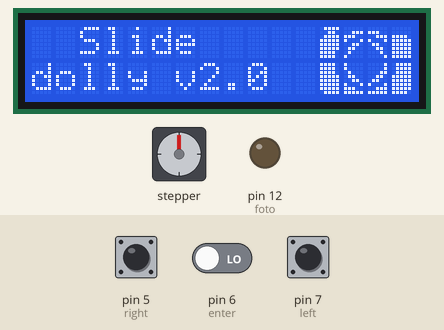
Recording of a sketch running on a simulated Arduino Uno, built with avr-gcc and run on an emulated ATmega328P. On the bench: 16×2 character LCD, stepper motor, output pins drawn as LEDs (lit = HIGH). Dashed ring = blinking. The test bench sets the inputs (shaded band); at power-on: pin 6 (enter) LOW, pin 5 (right) LOW, pin 7 (left) LOW. Stepper angles assume 200 steps per turn.

Above: at 2.7 s.
At 6.0 s:
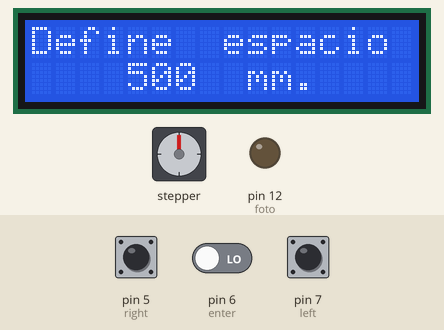
6.1 s: pin 6 (enter) driven HIGH
At 6.47 s:
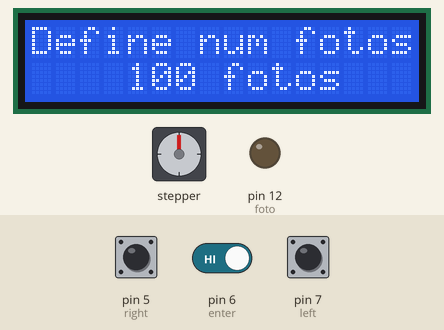
8.6 s: pin 6 (enter) driven LOW
At 8.6 s:
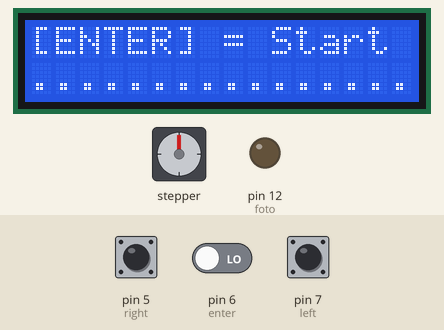
10.1 s: pin 6 (enter) driven HIGH
At 10.39 s:
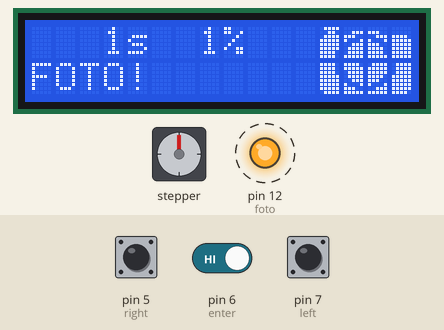
Timing chart, 0 to 29.1 s (numbered marks = the images above; inputs shaded):
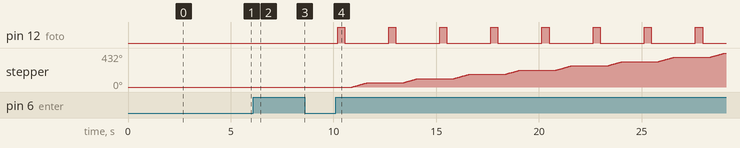

The sketch:

Main.ino
```cpp
/*
 Dolly lapse
 by XavierGP
https://xaviergp.blogspot.com/2013/11/slide-dolly-electronica-y-arduino.html
 */

// define the pins used
#include <Wire.h>    // Comes with Arduino IDE
#include <Stepper.h> // incluimos la Stepper library
#include <LiquidCrystal_I2C.h>
#define motorStepsX 200 // Pasos motor X 360º/1.8º
int left = 7;
int right = 5;
int enter = 6;
int espacio = 500;     // recorrido dolly
int minutos_secuencia; // Variable pre definida
int minimo_minutos_secuencia;
float segundos_secuencia = minutos_secuencia * 60;
int paso;
float posicion_actual;
int foto = 12;  // salida remoto camara
int shot = 100; //variable pre definida
float tiempo_reloj;
int a = 0; // bucles
float porcentaje;

Stepper myStepperX(motorStepsX, 8, 9, 10, 11); // libreria motor X   3,13,12,11
LiquidCrystal_I2C lcd(0x27, 16, 2);            // Set the LCD I2C address
void setup()
{
  pinMode(left, INPUT);
  pinMode(right, INPUT);
  pinMode(enter, INPUT);
  pinMode(foto, OUTPUT);

  lcd.init();
  myStepperX.setSpeed(12); // definimos velocidad impulsos motor
  lcd.backlight();
  lcd.setCursor(0, 0);
  lcd.print("Hello, XavierGP!");
  delay(1000);
  lcd.clear();
  logo0();
  logo1();
  lcd.setCursor(2, 0);
  lcd.print("Slide");
  delay(700);
  logo2();
  lcd.setCursor(0, 1);
  lcd.print("dolly v2.0");
  delay(700);
  logo1();
  delay(2000);
  lcd.clear();

  define_espacio();
  define_fotos();
  minutos_secuencia = (espacio / 125) + 1 + (0.02 * shot); // original minutos_secuencia=(espacio/410)+1+(0.02*shot)
  minimo_minutos_secuencia = minutos_secuencia;
  segundos_secuencia = minutos_secuencia * 60;

  define_tiempo();

  lcd.clear();
  segundos_secuencia = (minutos_secuencia * 60) / (shot + 1);
  paso = (12800 / 2000) * (espacio) / (shot); //originalment /2100

  segundos_secuencia = (segundos_secuencia - 1 - (paso * 0.075)); //original *0.024

  lcd.print("[ENTER] = Start");
  lcd.setCursor(0, 1);
  for (int k = 0; k < 16; k++)
  {
    lcd.print(".");
    delay(100);
  }

  a = 0; // provoquem pausa
  while (a == 0)
  {
    if (digitalRead(enter) == HIGH)
    {
      a = 1;
    }
  }
  lcd.clear();
  for (int i = 1; i < shot; i++)
  {

    logo0();
    logo1();
    lcd.setCursor(1, 0);
    if (i <= 99)
    {
      lcd.print(" ");
    }
    if (i <= 9)
    {
      lcd.print(" ");
    }

    lcd.print(i);
    lcd.print("s");
    lcd.setCursor(7, 0);
    lcd.print(i * 100 / shot);
    lcd.print("%");

    lcd.setCursor(0, 1);
    lcd.print("FOTO!");
    digitalWrite(foto, HIGH);
    logo2();
    delay(300);
    digitalWrite(foto, LOW);
    delay(300);
    logo1();
    lcd.setCursor(0, 1);
    lcd.print("MOVE!");
    myStepperX.step(paso);
    lcd.setCursor(0, 1);
    lcd.print("     ");
    posicion_actual = (posicion_actual + (paso * 0.165));

    for (int j = 0; j < (segundos_secuencia * 10); j++)
    {

      delay(100);
      lcd.setCursor(0, 1);
      tiempo_reloj = j * 0.1;
      if ((segundos_secuencia - tiempo_reloj) < 10)
      {
        lcd.print(" ");
      }
      lcd.print(segundos_secuencia - tiempo_reloj);
      lcd.setCursor(4, 1);
      lcd.print(char(34));
      lcd.print(" ");
      lcd.setCursor(6, 1);
      if (posicion_actual < 1000)
      {
        lcd.print(" ");
      }
      if (posicion_actual < 100)
      {
        lcd.print(" ");
      }
      lcd.print(posicion_actual, 0);
      lcd.setCursor(10, 1);
      lcd.print("mm");
    }
  }
  logo0();
  logo1();
  lcd.setCursor(0, 1);
  lcd.print("     ");
  digitalWrite(foto, HIGH);
  logo2();
  delay(500);
  digitalWrite(foto, LOW);
  delay(100);
  logo1();
  lcd.setCursor(0, 0);
  lcd.print("MotionLapse");
  lcd.setCursor(0, 1);
  lcd.print(" completo!  ");
}

void loop()
{ // ********************* loop ***********
}

void define_espacio()
{
  a = 0;
  lcd.clear();
  lcd.setCursor(0, 0);
  lcd.print("Define  espacio");
  lcd.setCursor(3, 1);
  if (espacio < 1000)
  {
    lcd.print(" ");
  }
  lcd.print(espacio);
  lcd.setCursor(9, 1);
  lcd.print("mm.");
  delay(200);
  while (a == 0)
  {
    if (digitalRead(enter) == HIGH)
    {
      a = 1;
    }
    delay(150);
    if (digitalRead(right) == HIGH)
    {
      if (espacio < 2000)
      {
        espacio = espacio + 100;
        lcd.setCursor(3, 1);
        if (espacio < 1000)
        {
          lcd.print(" ");
        }
        lcd.print(espacio);
        lcd.setCursor(7, 1);
        lcd.print("  mm.  ");
      }
    }

    if (digitalRead(left) == HIGH)
    {
      if (espacio > 100)
      {
        espacio = espacio - 100;
        lcd.setCursor(3, 1);
        if (espacio < 1000)
        {
          lcd.print(" ");
        }
        lcd.print(espacio);
        lcd.setCursor(7, 1);
        lcd.print("  mm.  ");
      }
    }
  }
}

void define_tiempo()
{
  a = 0;
  lcd.clear();
  lcd.setCursor(1, 0);
  lcd.print("Define  tiempo");
  lcd.setCursor(5, 1);
  lcd.print(minutos_secuencia);
  lcd.setCursor(8, 1);
  lcd.print("min.");
  delay(200);
  while (a == 0)
  {

    if (digitalRead(enter) == HIGH)
    {
      a = 1;
    }
    delay(150);
    if (digitalRead(right) == HIGH)
    {
      if (minutos_secuencia < 250)
      {
        minutos_secuencia = minutos_secuencia + 1;
        lcd.setCursor(4, 1);
        if (minutos_secuencia < 100)
        {
          lcd.print(" ");
        }
        lcd.print(minutos_secuencia);
        lcd.print(" min.  ");
      }
    }

    if (digitalRead(left) == HIGH)
    {
      if (minutos_secuencia > minimo_minutos_secuencia)
      {
        minutos_secuencia = minutos_secuencia - 1;
        lcd.setCursor(4, 1);
        if (minutos_secuencia < 100)
        {
          lcd.print(" ");
        }
        lcd.print(minutos_secuencia);
        lcd.print(" min.  ");
      }
    }
  }
}

void define_fotos()
{
  a = 0;
  lcd.clear();
  lcd.setCursor(0, 0);
  lcd.print("Define num fotos");
  lcd.setCursor(4, 1);
  lcd.print(shot);
  lcd.setCursor(8, 1);
  lcd.print("fotos");
  delay(200);
  while (a == 0)
  {

    if (digitalRead(enter) == HIGH)
    {
      a = 1;
    }
    delay(150);
    if (digitalRead(right) == HIGH)
    {
      if (shot < 250)
      {
        shot = shot + 1;
        lcd.setCursor(4, 1);
        if (shot < 100)
        {
          lcd.print(" ");
        }
        lcd.print(shot);
        lcd.setCursor(8, 1);
        lcd.print("fotos");
      }
    }

    if (digitalRead(left) == HIGH)
    {
      if (shot > 10)
      {
        shot = shot - 1;
        lcd.setCursor(4, 1);
        if (shot < 100)
        {
          lcd.print(" ");
        }
        lcd.print(shot);
        lcd.setCursor(8, 1);
        lcd.print("fotos");
      }
    }
  }
}

void logo0()
{
  byte logo1a[8] = {B01111, B00110, B01111, B11111, B11111, B11111, B11110, B11110};
  byte logo1d[8] = {B00000, B00000, B11110, B11111, B11111, B11111, B11111, B11111};
  byte logo1e[8] = {B11110, B11110, B11110, B11111, B11111, B11111, B11111, B01111};
  byte logo1h[8] = {B01111, B01111, B01111, B11111, B11111, B11111, B11111, B11110};
  lcd.createChar(1, logo1a);
  lcd.createChar(4, logo1d);
  lcd.createChar(5, logo1e);
  lcd.createChar(8, logo1h);
}

void logo1()
{
  byte logo1b[8] = {B00000, B00111, B11100, B10001, B00110, B01100, B01000, B10000};
  byte logo1c[8] = {B00000, B11100, B00111, B10001, B01100, B00110, B00010, B00001};
  byte logo1f[8] = {B10000, B10000, B01000, B01100, B00110, B10001, B11100, B11111};
  byte logo1g[8] = {B00001, B00001, B00011, B00110, B01100, B10001, B00111, B11111};
  byte logo1d[8] = {B00000, B00000, B11110, B11111, B11111, B11111, B11111, B11111};
  lcd.createChar(2, logo1b);
  lcd.createChar(3, logo1c);
  lcd.createChar(6, logo1f);
  lcd.createChar(7, logo1g);
  lcd.createChar(4, logo1d);
  lcd.setCursor(12, 0);
  lcd.write(1);
  lcd.setCursor(13, 0);
  lcd.write(2);
  lcd.setCursor(14, 0);
  lcd.write(3);
  lcd.setCursor(15, 0);
  lcd.write(4);
  lcd.setCursor(12, 1);
  lcd.write(5);
  lcd.setCursor(13, 1);
  lcd.write(6);
  lcd.setCursor(14, 1);
  lcd.write(7);
  lcd.setCursor(15, 1);
  lcd.write(8);
}

void logo2()
{
  byte logo1b[8] = {B00000, B00111, B11100, B10001, B00111, B01111, B01111, B11111};
  byte logo1c[8] = {B00000, B11100, B00111, B10001, B11100, B11110, B11110, B11111};
  byte logo1f[8] = {B11110, B11111, B01111, B01111, B00111, B10001, B11100, B11111};
  byte logo1g[8] = {B01111, B11111, B11111, B11110, B11100, B10001, B00111, B11111};
  byte logo1d[8] = {B00000, B00000, B11110, B11111, B11111, B11111, B11111, B11111};
  lcd.createChar(2, logo1b);
  lcd.createChar(3, logo1c);
  lcd.createChar(6, logo1f);
  lcd.createChar(7, logo1g);
  lcd.createChar(4, logo1d);
  lcd.setCursor(12, 0);
  lcd.write(1);
  lcd.setCursor(13, 0);
  lcd.write(2);
  lcd.setCursor(14, 0);
  lcd.write(3);
  lcd.setCursor(15, 0);
  lcd.write(4);
  lcd.setCursor(12, 1);
  lcd.write(5);
  lcd.setCursor(13, 1);
  lcd.write(6);
  lcd.setCursor(14, 1);
  lcd.write(7);
  lcd.setCursor(15, 1);
  lcd.write(8);
}
```

Measured:
- after the input at 6.1 s, the display: changes after 0.19 s (image 2)
- after the input at 8.6 s, pin 12 (foto): stays LOW (without the input it goes to HIGH after 0.14 s); stepper: stops changing and stays 0°
- after the input at 10.1 s, pin 12 (foto): alternates HIGH for 0.35 s and LOW for 2.1 s, starting after 0.10 s; stepper: turns 54° clockwise in 0.73 s, repeating every 2.5 s; the display: first changes at once (image 4 shows a later state)
- what the display in image 0 shows lasts 2.0 s, from 2.7 s to 4.7 s
- what the display in image 4 shows lasts 0.7 s, from 10.2 s to 10.9 s
